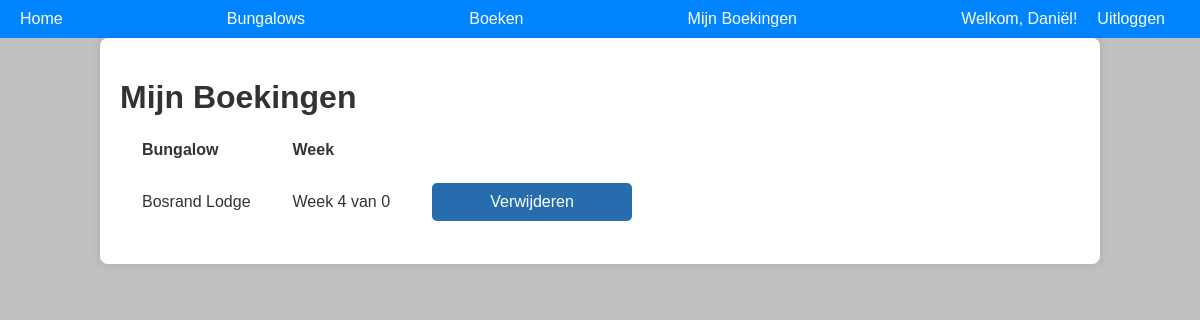
/my_bookings (signed in), run on an earlier commit of the app's database.
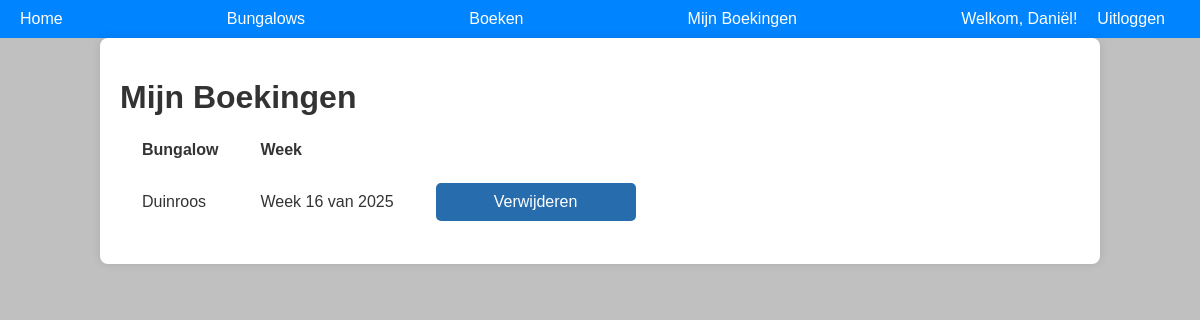
And on a later commit of the database.
### models/models.py (models this page shows)
class Booking(db.Model):
    id = db.Column(db.Integer, primary_key=True)
    guest_id = db.Column(db.Integer, db.ForeignKey('guest.id'), nullable=False)
    bungalow_id = db.Column(db.Integer, db.ForeignKey('bungalow.id'), nullable=False)
    week = db.Column(db.Integer, nullable=False)  # Stores week number (1-52)
    guest = db.relationship('Guest', backref='bookings')
    bungalow = db.relationship('Bungalow', backref='bookings')

class Bungalow(db.Model):
    id = db.Column(db.Integer, primary_key=True)
    name = db.Column(db.String(100), unique=True, nullable=False)
    type_id = db.Column(db.Integer, db.ForeignKey('bungalow_type.id'), nullable=False)
    bungalow_type = db.relationship('BungalowType', backref='bungalows')

### app.py (the view)
@app.route('/my_bookings')
@login_required
def my_bookings():
    bookings = Booking.query.filter_by(guest_id=current_user.id).all()
    return render_template('my_bookings.html', bookings=bookings)

### app.py (called while the page is built)
@login_manager.user_loader
def load_user(user_id):
    return Guest.query.get(int(user_id))

### templates/my_bookings.html (shortened to what this page needs)
{% extends 'base.html' %}
{% block content %}
<h1>Mijn Boekingen</h1>
{% if bookings %}
<table>
    <thead>
        <tr>
            <th>Bungalow</th>
            <th>Week</th>
        </tr>
    </thead>
    <tbody>
        {% for booking in bookings %}
        <tr>
            <td>{{ booking.bungalow.name }}</td>
            <td>Week {{ booking.week % 100 }} van {{ booking.week // 100 }}</td>
            <td>
                <form action="{{ url_for('delete_booking', booking_id=booking.id) }}" method="post" style="display:inline;">
                    <button type="submit" onclick="return confirm('Weet je zeker dat je deze boeking wilt verwijderen?')">
                        Verwijderen
                    </button>
                </form>
            </td>
        </tr>
        {% endfor %}
    </tbody>
</table>
{% else %}
<p>Je hebt nog geen boekingen.</p>
{% endif %}
{% endblock %}

What changed in the data, as far as the page shows it:
removed Booking: bungalow.name "Bosrand Lodge", booking.week%100 "4", week "0"
added Booking: bungalow.name "Duinroos", booking.week%100 "16", week "2025"
